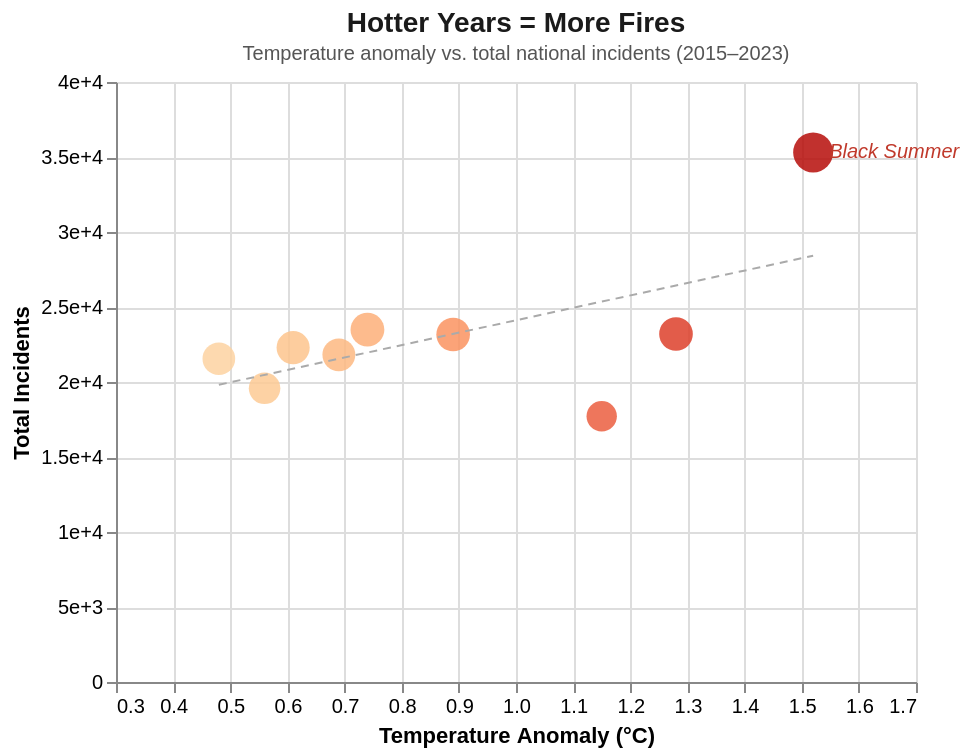

Express this chart as Vega-Lite.
### Vega-Lite specification from a JSON file in a GitHub repository (floating-point values rounded to 4 significant figures)
{"$schema": "https://vega.github.io/schema/vega-lite/v5.json", "title": {"text": "Hotter Years = More Fires", "subtitle": "Temperature anomaly vs. total national incidents (2015–2023)", "fontSize": 14, "subtitleFontSize": 10, "color": "#1a1a1a", "subtitleColor": "#555"}, "width": 400, "height": 300, "data": {"values": [{"year": 2015, "anomaly": 0.61, "incidents": 22288, "label": ""}, {"year": 2016, "anomaly": 0.74, "incidents": 23490, "label": ""}, {"year": 2017, "anomaly": 0.69, "incidents": 21812, "label": ""}, {"year": 2018, "anomaly": 0.89, "incidents": 23168, "label": ""}, {"year": 2019, "anomaly": 1.52, "incidents": 35306, "label": "Black Summer"}, {"year": 2020, "anomaly": 1.15, "incidents": 17719, "label": ""}, {"year": 2021, "anomaly": 0.56, "incidents": 19580, "label": ""}, {"year": 2022, "anomaly": 0.48, "incidents": 21550, "label": ""}, {"year": 2023, "anomaly": 1.28, "incidents": 23200, "label": ""}]}, "layer": [{"mark": {"type": "point", "filled": true, "size": 120, "opacity": 0.85}, "encoding": {"x": {"field": "anomaly", "type": "quantitative", "axis": {"title": "Temperature Anomaly (°C)"}, "scale": {"domain": [0.3, 1.7]}}, "y": {"field": "incidents", "type": "quantitative", "axis": {"title": "Total Incidents", "format": ","}}, "color": {"field": "anomaly", "type": "quantitative", "scale": {"scheme": "orangered", "domain": [0.4, 1.6]}, "legend": null}, "size": {"field": "incidents", "type": "quantitative", "scale": {"range": [60, 400]}, "legend": null}, "tooltip": [{"field": "year", "title": "Year"}, {"field": "anomaly", "title": "Temp Anomaly (°C)"}, {"field": "incidents", "title": "Incidents", "format": ","}]}}, {"mark": {"type": "text", "align": "left", "dx": 8, "fontSize": 10, "color": "#c0392b", "fontStyle": "italic"}, "encoding": {"x": {"field": "anomaly", "type": "quantitative"}, "y": {"field": "incidents", "type": "quantitative"}, "text": {"field": "label"}}}, {"mark": {"type": "line", "color": "#aaa", "strokeDash": [4, 3], "strokeWidth": 1}, "transform": [{"regression": "incidents", "on": "anomaly"}], "encoding": {"x": {"field": "anomaly", "type": "quantitative"}, "y": {"field": "incidents", "type": "quantitative"}}}], "config": {"background": "transparent", "view": {"stroke": null}}}
